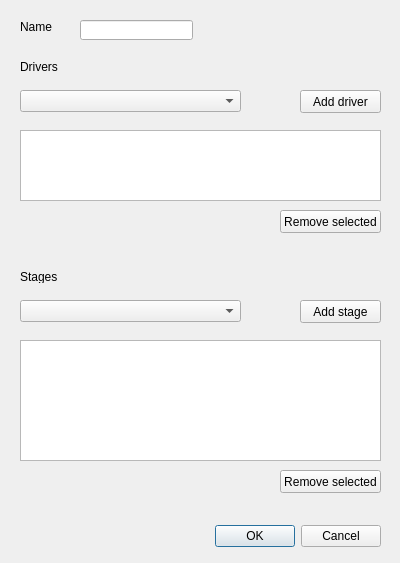
<?xml version="1.0" encoding="UTF-8"?>
<ui version="4.0">
 <class>NewRally</class>
 <widget class="QDialog" name="NewRally">
  <property name="geometry">
   <rect>
    <x>0</x>
    <y>0</y>
    <width>400</width>
    <height>563</height>
   </rect>
  </property>
  <property name="windowTitle">
   <string>New Rally</string>
  </property>
  <property name="locale">
   <locale language="English" country="UnitedStates"/>
  </property>
  <widget class="QDialogButtonBox" name="buttonBox">
   <property name="geometry">
    <rect>
     <x>40</x>
     <y>520</y>
     <width>341</width>
     <height>32</height>
    </rect>
   </property>
   <property name="orientation">
    <enum>Qt::Horizontal</enum>
   </property>
   <property name="standardButtons">
    <set>QDialogButtonBox::Cancel|QDialogButtonBox::Ok</set>
   </property>
  </widget>
  <widget class="QLineEdit" name="lineEdit">
   <property name="geometry">
    <rect>
     <x>80</x>
     <y>20</y>
     <width>113</width>
     <height>20</height>
    </rect>
   </property>
  </widget>
  <widget class="QLabel" name="label">
   <property name="geometry">
    <rect>
     <x>20</x>
     <y>20</y>
     <width>47</width>
     <height>13</height>
    </rect>
   </property>
   <property name="text">
    <string>Name</string>
   </property>
  </widget>
  <widget class="QListWidget" name="listWidget">
   <property name="geometry">
    <rect>
     <x>20</x>
     <y>340</y>
     <width>361</width>
     <height>121</height>
    </rect>
   </property>
   <property name="selectionMode">
    <enum>QAbstractItemView::MultiSelection</enum>
   </property>
  </widget>
  <widget class="QPushButton" name="pushButton">
   <property name="geometry">
    <rect>
     <x>300</x>
     <y>300</y>
     <width>81</width>
     <height>23</height>
    </rect>
   </property>
   <property name="text">
    <string>Add stage</string>
   </property>
  </widget>
  <widget class="QComboBox" name="comboBox">
   <property name="geometry">
    <rect>
     <x>20</x>
     <y>300</y>
     <width>221</width>
     <height>22</height>
    </rect>
   </property>
  </widget>
  <widget class="QPushButton" name="pushButton_2">
   <property name="geometry">
    <rect>
     <x>280</x>
     <y>470</y>
     <width>101</width>
     <height>23</height>
    </rect>
   </property>
   <property name="text">
    <string>Remove selected</string>
   </property>
  </widget>
  <widget class="QPushButton" name="pushButton_3">
   <property name="geometry">
    <rect>
     <x>300</x>
     <y>90</y>
     <width>81</width>
     <height>23</height>
    </rect>
   </property>
   <property name="text">
    <string>Add driver</string>
   </property>
  </widget>
  <widget class="QListWidget" name="listWidget_2">
   <property name="geometry">
    <rect>
     <x>20</x>
     <y>130</y>
     <width>361</width>
     <height>71</height>
    </rect>
   </property>
   <property name="selectionMode">
    <enum>QAbstractItemView::MultiSelection</enum>
   </property>
  </widget>
  <widget class="QComboBox" name="comboBox_2">
   <property name="geometry">
    <rect>
     <x>20</x>
     <y>90</y>
     <width>221</width>
     <height>22</height>
    </rect>
   </property>
  </widget>
  <widget class="QPushButton" name="pushButton_4">
   <property name="geometry">
    <rect>
     <x>280</x>
     <y>210</y>
     <width>101</width>
     <height>23</height>
    </rect>
   </property>
   <property name="text">
    <string>Remove selected</string>
   </property>
  </widget>
  <widget class="QLabel" name="label_3">
   <property name="geometry">
    <rect>
     <x>20</x>
     <y>60</y>
     <width>47</width>
     <height>13</height>
    </rect>
   </property>
   <property name="text">
    <string>Drivers</string>
   </property>
  </widget>
  <widget class="QLabel" name="label_4">
   <property name="geometry">
    <rect>
     <x>20</x>
     <y>270</y>
     <width>47</width>
     <height>13</height>
    </rect>
   </property>
   <property name="text">
    <string>Stages</string>
   </property>
  </widget>
 </widget>
 <resources/>
 <connections>
  <connection>
   <sender>buttonBox</sender>
   <signal>accepted()</signal>
   <receiver>NewRally</receiver>
   <slot>accept()</slot>
   <hints>
    <hint type="sourcelabel">
     <x>248</x>
     <y>254</y>
    </hint>
    <hint type="destinationlabel">
     <x>157</x>
     <y>274</y>
    </hint>
   </hints>
  </connection>
  <connection>
   <sender>buttonBox</sender>
   <signal>rejected()</signal>
   <receiver>NewRally</receiver>
   <slot>reject()</slot>
   <hints>
    <hint type="sourcelabel">
     <x>316</x>
     <y>260</y>
    </hint>
    <hint type="destinationlabel">
     <x>286</x>
     <y>274</y>
    </hint>
   </hints>
  </connection>
 </connections>
</ui>
